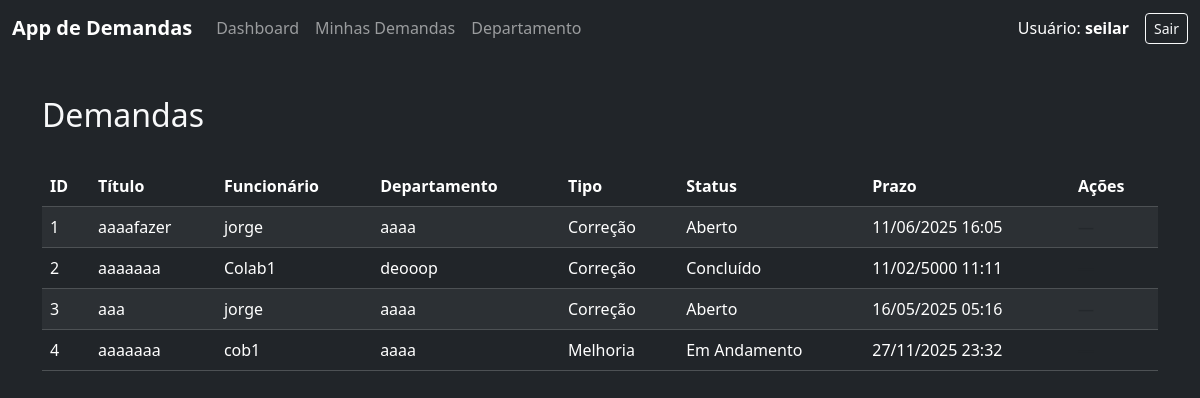
The page /privado/demanda/demandas/ (signed in) on the database as committed earlier.
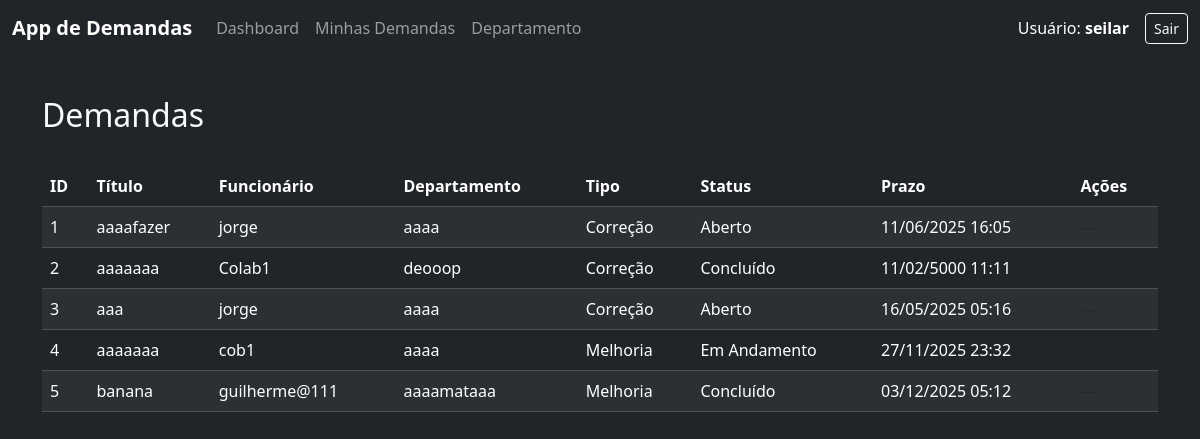
The same page on the database as committed later.
### demanda/models.py (models this page shows, shortened)
class Demanda(models.Model):
    funcionario = models.ForeignKey(Usuario, on_delete=models.CASCADE, related_name='demandas_funcionario')
    lider = models.ForeignKey(Usuario, on_delete=models.CASCADE, related_name='demandas_lider')
    departamento = models.ForeignKey(Departamento, on_delete=models.CASCADE, related_name='demandas_departamento')
    titulo = models.CharField(max_length=30)
    descricao = models.TextField()
    tipo = models.CharField(max_length=20, choices=Tipo_Demanda.choices, default=Tipo_Demanda.CORRECAO)
    data_criacao = models.DateTimeField(auto_now_add=True)
    prazo = models.DateTimeField()
    anexo = models.FileField(upload_to='anexos/', null=True, blank=True)
    status = models.CharField(max_length=15, choices=Tipo_Status.choices, default=Tipo_Status.ABERTO)

### usuario/models.py (models this page shows, shortened)
class Usuario(models.Model):
    id = models.AutoField(primary_key=True)
    nome = models.CharField(max_length=100)
    usuario = models.CharField(max_length=100)
    senha = models.CharField(max_length=100)
    matricula = models.CharField(max_length=20, unique=True)
    tipo = models.CharField(max_length=4, choices=Tipo_Usuario.choices)
    email = models.EmailField(unique=True)
    status = models.CharField(max_length=4, choices=Status.choices, default=Status.ATIVO)
    def temPrivilegio(self):
        return self.tipo == Tipo_Usuario.ADM or self.tipo == Tipo_Usuario.LID

### departamento/models.py (models this page shows, shortened)
class Departamento(models.Model):
    id = models.AutoField(primary_key=True)
    nome = models.CharField(max_length=100, unique=True)
    lideres = models.ManyToManyField('usuario.Usuario', related_name='departamentos_liderados')
    membros = models.ManyToManyField('usuario.Usuario', related_name='departamentos', blank=True)

### demanda/views.py (the view)
# urls.py: path('demandas/', views.demandas, name='demandas'),
def demandas(request):
    usuario_id = request.session.get('usuario_id')
    if not usuario_id:
        return redirect('home')
    usuario_obj = Usuario.objects.get(id=usuario_id)
    funcionarios = Usuario.objects.filter(tipo=Tipo_Usuario.FUNC)
    departamentos = Departamento.objects.all()
    if usuario_obj.tipo == Tipo_Usuario.LID:
        deps_lider = usuario_obj.departamentos_liderados.all()
        demandas = Demanda.objects.filter(lider=usuario_obj)
    elif usuario_obj.tipo == Tipo_Usuario.FUNC:
        demandas = Demanda.objects.filter(funcionario=usuario_obj)
    else:
        demandas = Demanda.objects.all()
    try:
        demandas = demandas.select_related('funcionario', 'departamento', 'lider')
    except Exception:
        pass
    try:
        status_choices = Demanda._meta.get_field('status').choices
    except Exception:
        status_choices = Tipo_Status.choices
    return render(request, "privado/demandas.html", {
        'usuario_obj': usuario_obj,
        'funcionarios': funcionarios,
        'departamentos': departamentos,
        'demandas': demandas,
        'status_choices': status_choices,
    })

### templates/privado/demandas.html (shortened to what this page needs)
{% extends 'privado/base.html' %}
{% block content %}
<div class="container py-4">
  <div class="d-flex justify-content-between align-items-center mb-4">
    <h2>Demandas</h2>
  </div>
  <table class="table table-dark table-striped">
    <thead>
      <tr>
        <th>ID</th>
        <th>Título</th>
        <th>Funcionário</th>
        <th>Departamento</th>
        <th>Tipo</th>
        <th>Status</th>
        <th>Prazo</th>
        <th>Ações</th>
      </tr>
    </thead>
    <tbody id="tableBody">
      {% for d in demandas %}
      <tr>
        <td>{{ d.id }}</td>
        <td>{{ d.titulo }}</td>
  <td>{% if d.funcionario %}{{ d.funcionario.nome }}{% else %}<span class="text-muted">—</span>{% endif %}</td>
        <td>{{ d.departamento.nome }}</td>
        <td>{{ d.get_tipo_display }}</td>
        <td>{{ d.get_status_display }}</td>
        <td>{{ d.prazo|date:"d/m/Y H:i" }}</td>
        <td>
          {% if usuario_obj.id == d.lider.id %}
          <button class="btn btn-sm btn-warning" data-bs-toggle="modal" data-bs-target="#modalEditar{{ d.id }}">Editar</button>
          <button class="btn btn-sm btn-danger" data-bs-toggle="modal" data-bs-target="#modalExcluir{{ d.id }}">Excluir</button>
          {% else %}
          <span class="text-muted">—</span>
          {% endif %}
        </td>
      </tr>
      {% empty %}
      <tr>
        <td colspan="8" class="text-center">Nenhuma demanda encontrada.</td>
      </tr>
      {% endfor %}
    </tbody>
  </table>
</div>
{% endblock %}

Rows that differ between the two databases and show on the page:
added Demanda: id "5", titulo "banana", funcionario.nome "guilherme@111", departamento.nome "aaaamataaa", tipo "Melhoria", status "Concluído", prazo "03/12/2025 05:12"
